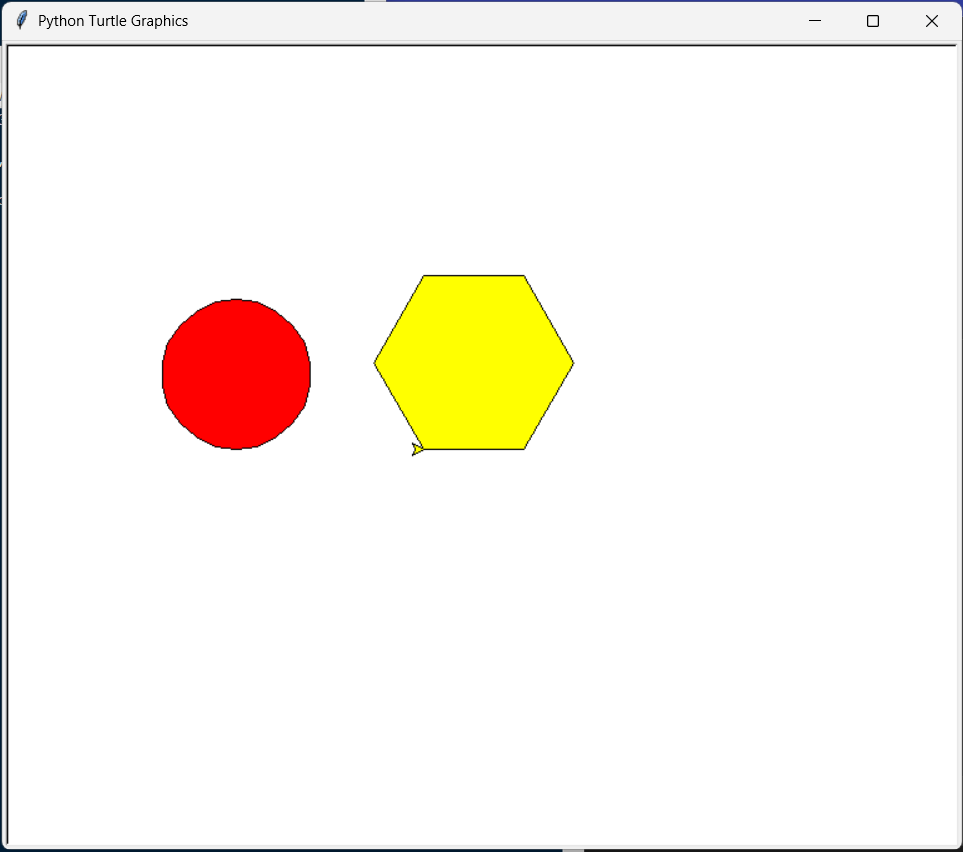

The Python source for this figure:
import turtle

t=turtle.Turtle()

t.penup()
t.backward(200)
t.pendown()

t.fillcolor("red")
t.begin_fill()
t.circle(60)
t.end_fill()

t.penup()

t.forward(150)
t.pendown()


t.fillcolor("yellow")
t.begin_fill()
for i in range(6):
    t.forward(80)
    t.left(60)
t.end_fill()
